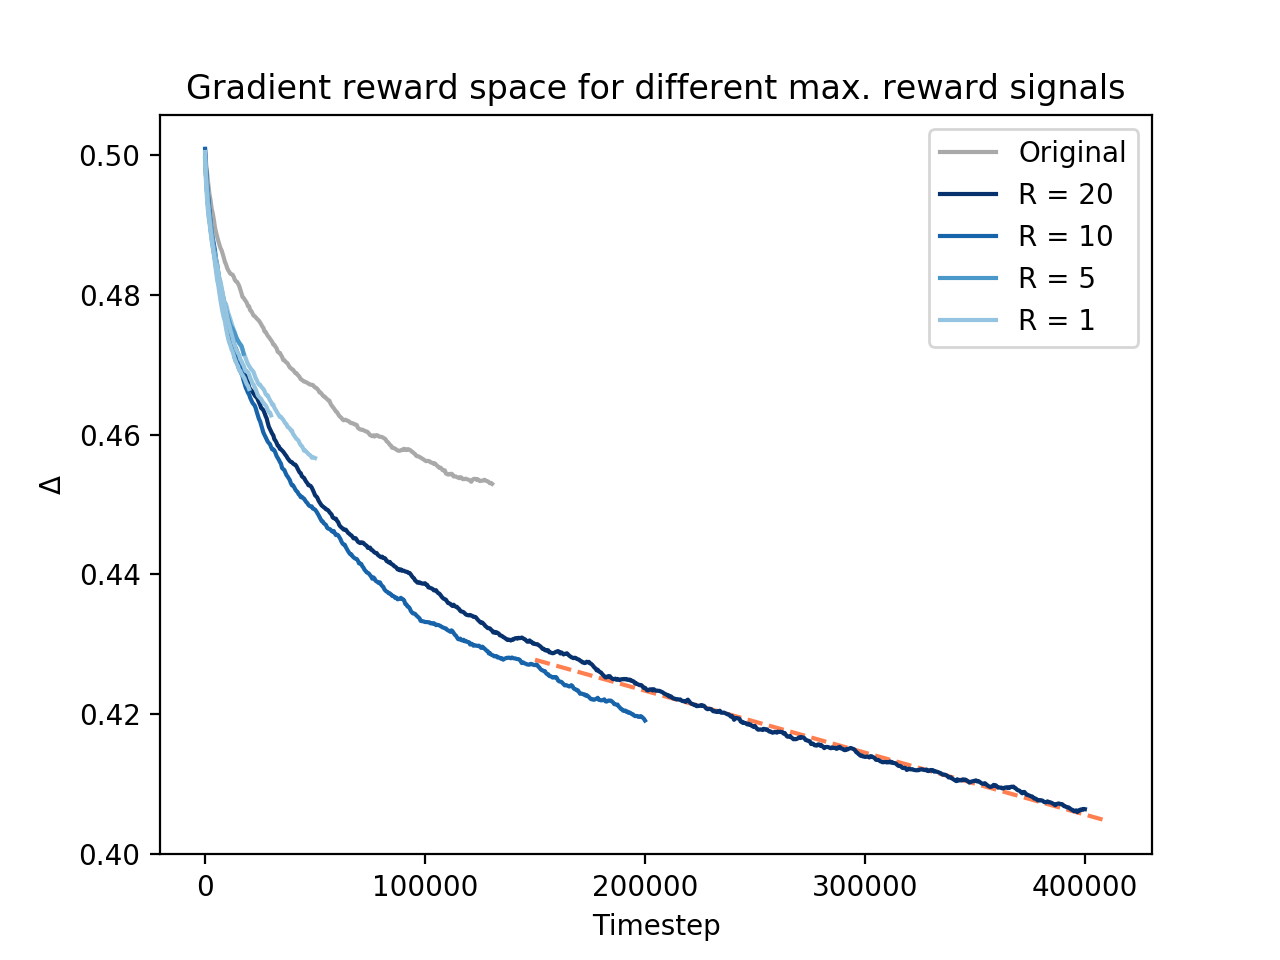

Python code for this plot:
import os
import sys
sys.path.append(os.path.join(sys.path[0], '..', '..'))

import plot as p
from matplotlib import pyplot as plt
import numpy as np

if __name__ == "__main__":
    cmap = plt.get_cmap('Blues')

    # Linear fit for tail of 20200416-190443
    start = 175_000
    data = np.load('20200416-190443-Delta.npy')[start//500:]
    [a, b], cov = np.polyfit(start + 500 * np.arange(len(data)), data, 1, cov = True)
    x = np.linspace(150_000, 410_000, 2)
    plt.plot(x, a * x + b, linestyle = '--', color = 'coral')
    print(f'y = {round(a, 10)} * x + {round(b, 2)}')
    print(cov)

    p.plot_Delta('../20200409/20200409-164937-Delta.npy', color = 'darkgray', label = 'Original')
    p.plot_Delta('20200416-190443-Delta.npy', label = 'R = 20', color = cmap(0.99))
    p.plot_Delta('../20200415/20200415-144158-Delta.npy', label = 'R = 10', color = cmap(0.8))
    p.plot_Delta('../20200415/20200415-154211-Delta.npy', color = cmap(0.8))
    p.plot_Delta('20200416-092043-Delta.npy', color = cmap(0.4))
    p.plot_Delta('20200416-125734-Delta.npy', color = cmap(0.6), label = 'R = 5')
    p.plot_Delta('../20200415/20200415-122210-Delta.npy', color = cmap(0.4), label = 'R = 1')
    p.plot_Delta('20200416-114526-Delta.npy', color = cmap(0.4))

    plt.legend()
    plt.title('Gradient reward space for different max. reward signals')
    plt.ylabel('$\Delta$')
    plt.xlabel('Timestep')
    plt.show()
